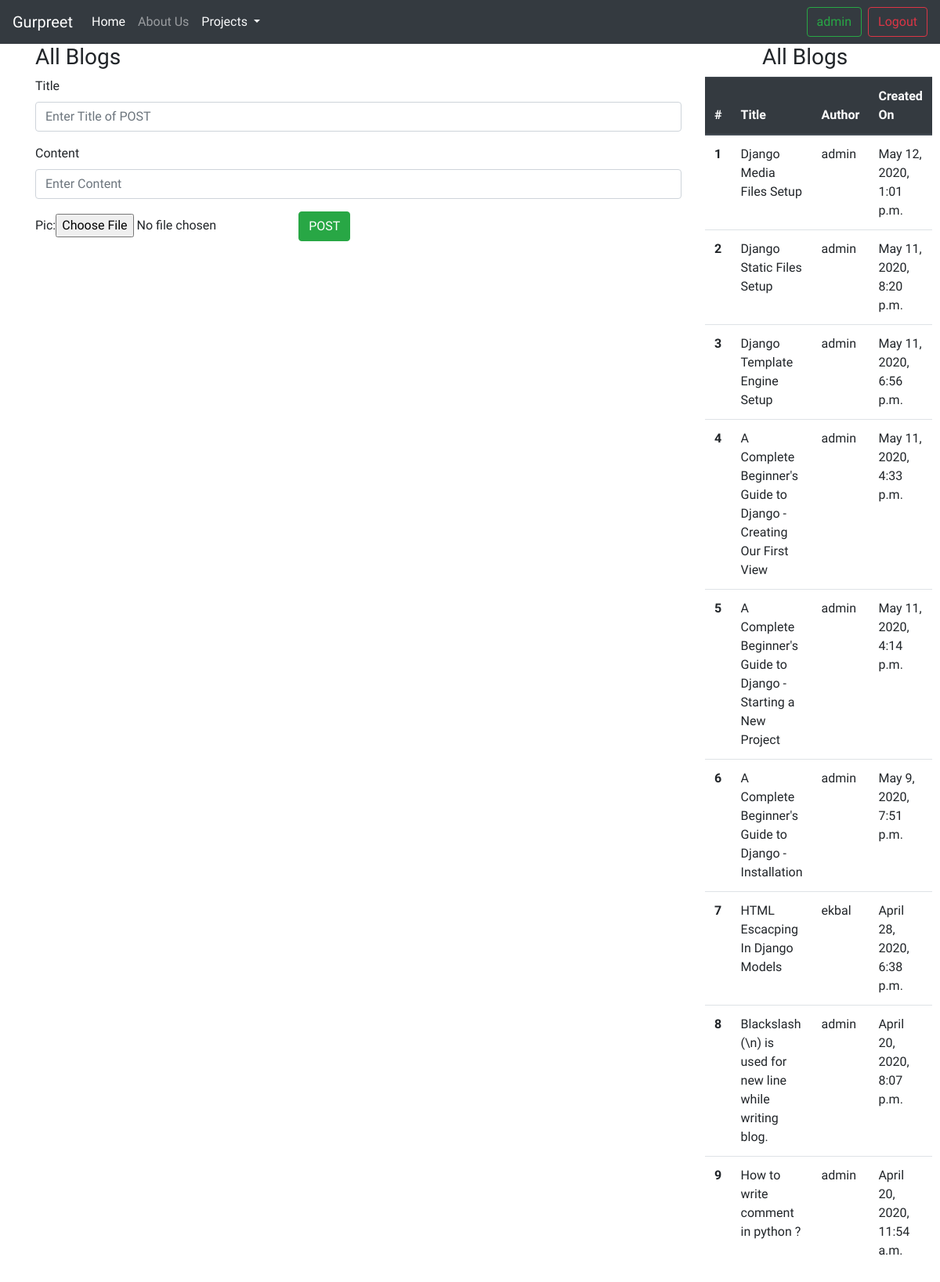
Page /all_blogs (signed in) on the committed database.
### blog/models.py (models this page shows, shortened)
class Blog(models.Model):
    title = models.TextField(max_length=100)
    content = RichTextUploadingField()
    created_by = models.ForeignKey(User,on_delete=models.CASCADE)
    created_on = models.DateTimeField(auto_now_add=True)
    updated_on = models.DateTimeField(auto_now = True)

### blog/views.py (the view, shortened to what this page needs)
# urls.py: path("all_blogs",views.create_blog,name="all_blogs"),
def create_blog(request):
    form = Blog_Form()
    image_form = Images_Form()
    data = Blog.objects.all().order_by('-created_on')
    context = {
        "form":form,
        "data":data,
        "image_form":image_form,
        }
    return render(request,"blog/all_blogs.html",context)

### blog/forms.py
class Blog_Form(forms.ModelForm):
    title = forms.CharField(max_length=100)
    content = forms.CharField(widget= CKEditorUploadingWidget())
    class Meta :
        model = Blog
        fields = ['title','content']

class Images_Form(forms.ModelForm):
    class Meta :
        model = Images
        fields = ['pic']

### blog/templates/blog/all_blogs.html (shortened to what this page needs)
{% extends "poll/layout.html"%}
{% load static %}
{% block body %}
{% load widget_tweaks %}
    <div class="container">
        <div class="row">
            <div class="col-md-9">
                <h3>All Blogs </h3>
                <form action="" method="Post" enctype="multipart/form-data">
                    <div class="form-group">
                        <label for="">Title </label>
                        {% render_field form.title  class="form-control" placeholder="Enter Title of POST" %}
                    </div>
                    <div class="form-group">
                        <label for="">Content </label>
                        {% render_field form.content  class="form-control" placeholder="Enter Content" %}
                    </div>
                    {{image_form}}
                    <button type="submit" class="btn btn-success ">POST</button>
                </form>
            </div>
            <div class="col-md-3">
             <h3 class="text-center">All Blogs</h3>
            <table class="table">
            <thead class="thead-dark">
                <tr>
                <th scope="col">#</th>
                <th scope="col">Title</th>
                <th scope="col">Author</th>
                <th scope="col">Created On</th>
                </tr>
            </thead>
            <tbody>
             {% for i in data %}
                <tr>
                <th scope="row">{{forloop.counter}}</th>
                <td>{{i.title}}</td>
                <td>{{i.created_by}}</td>
                <td>{{i.created_on}}</td>
                </tr>
             {% endfor %}
            </tbody>
            </table>
             </div>
        </div>
    </div>
 {% endblock body%}

### poll/templates/poll/layout.html (shortened to what this page needs)
<!DOCTYPE html>
<html lang="en">
<head>
    <link rel="stylesheet" href="https://stackpath.bootstrapcdn.com/bootstrap/4.4.1/css/bootstrap.min.css">
</head>
<body>
        <nav class="navbar navbar-expand-lg navbar-dark bg-dark">
            <a class="navbar-brand" href="#">Gurpreet</a>
            <div class="collapse navbar-collapse" id="navbarTogglerDemo03">
                <ul class="navbar-nav mr-auto mt-2 mt-lg-0">
                    <li class="nav-item active">
                        <a class="nav-link" href="{% url "blog_index" %}">Home </a>
                    </li>
                    <li class="nav-item">
                        <a class="nav-link" href="#">About Us</a>
                    </li>
                    <li class="nav-item dropdown">
                        <a class="nav-link dropdown-toggle text-light" href="#" id="navbarDropdownMenuLink" role="button" data-toggle="dropdown" aria-haspopup="true" aria-expanded="false">
                        Projects
                        </a>
                    </li>
                </ul>
                <form class="form-inline my-2 my-lg-0">
                {% if request.user.is_authenticated %}
                    <a href="#" class="btn btn-outline-success my-2 mx-2 my-sm-0"> {{request.user}}</a>
                    <a href="{% url 'logout'%}" class="btn btn-outline-danger my-2 my-sm-0"> Logout</a>
                {% else %}
                    <a href="{% url 'login'%}" class="btn btn-outline-success mx-2 my-2 my-sm-0"> Login</a>
                    <a href="{% url 'signup'%}" class="btn btn-outline-info my-2 my-sm-0"> Signup</a>
                {% endif %}
                </form>
            </div>
        </nav>
        {% block body %}  {% endblock body%}
</body>
</html>

### rows in the picture
Blog: title "Django Media Files Setup", created_by "admin", created_on "May 12, 2020, 1:01 p.m."
Blog: title "Django Static Files Setup", created_by "admin", created_on "May 11, 2020, 8:20 p.m."
Blog: title "Django Template Engine Setup", created_by "admin", created_on "May 11, 2020, 6:56 p.m."
Blog: title "A Complete Beginner's Guide to Django - Creating Our First View", created_by "admin", created_on "May 11, 2020, 4:33 p.m."
Blog: title "A Complete Beginner's Guide to Django - Starting a New Project", created_by "admin", created_on "May 11, 2020, 4:14 p.m."
Blog: title "A Complete Beginner's Guide to Django - Installation", created_by "admin", created_on "May 9, 2020, 7:51 p.m."
Blog: title "HTML Escacping In Django Models", created_by "ekbal", created_on "April 28, 2020, 6:38 p.m."
Blog: title "Blackslash (\\n) is used for new line while writing blog.", created_by "admin", created_on "April 20, 2020, 8:07 p.m."
Blog: title "How to write comment in python ?", created_by "admin", created_on "April 20, 2020, 11:54 a.m."

### other values in the picture
{{ request.user }} "admin"
